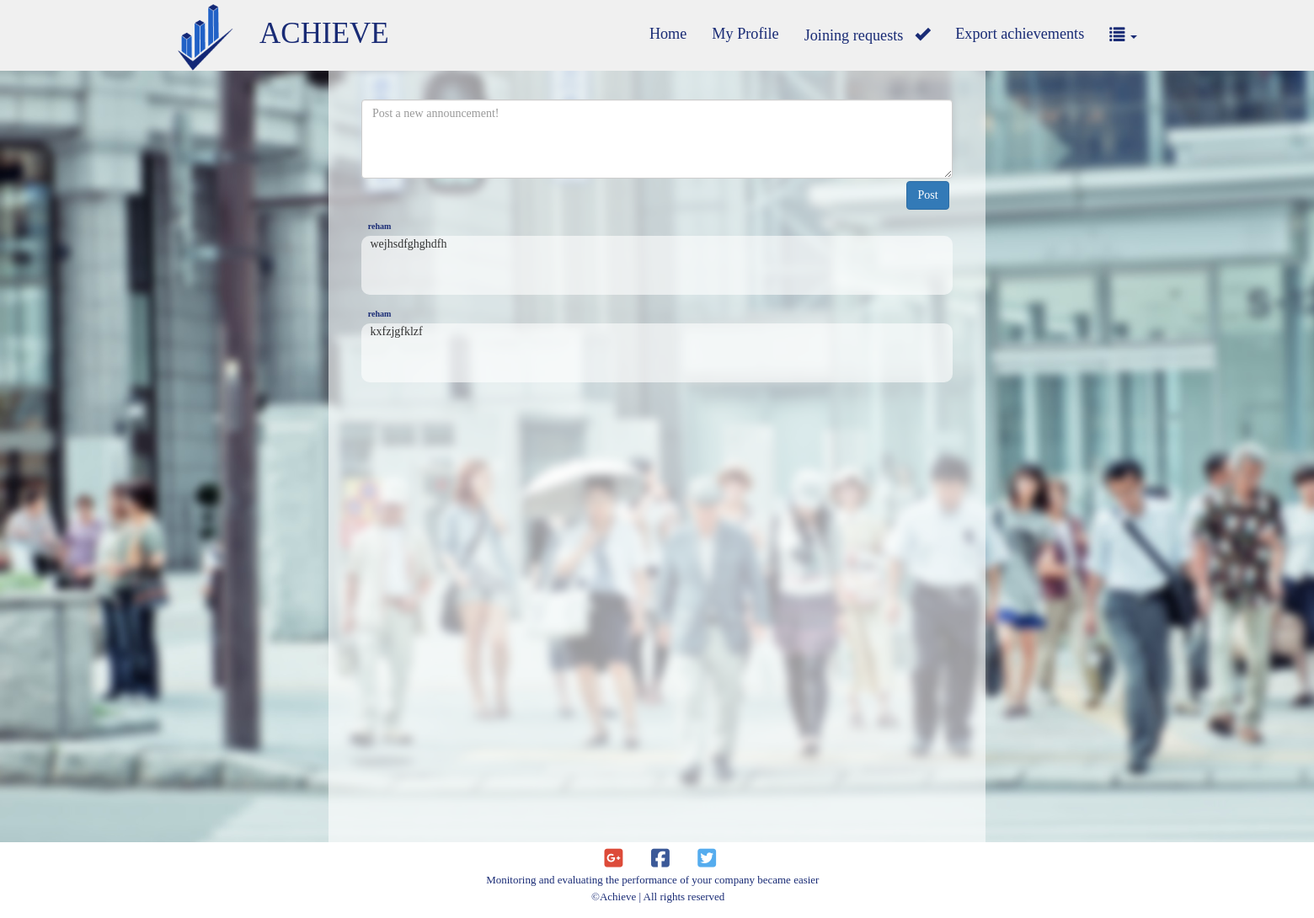
Page /Home.php on the committed database.
### tables this page shows
CREATE TABLE `post` (
  `PID` int(10) NOT NULL,
  `Text` text NOT NULL,
  `MID` int(10) NOT NULL
);

CREATE TABLE `manager` (
  `MID` int(10) NOT NULL,
  `firstname` varchar(20) NOT NULL,
  `country` varchar(20) NOT NULL,
  `password` varchar(20) NOT NULL,
  `DNO` int(20) NOT NULL,
  `email` varchar(50) NOT NULL,
  `type` int(11) DEFAULT NULL,
  `Mjobtitle` varchar(100) DEFAULT NULL,
  `Mimg` blob,
  `lastname` varchar(50) DEFAULT NULL,
  `gender` int(11) DEFAULT NULL
);

### GetAllPosts.php (the view, shortened to what this page needs)
<?php
$result=$conn->query("select p.Text, p.PID, p.MID,m.MID,m.firstname,m.lastname from post p,manager m where p.MID=m.MID order by PID DESC");
if ($result->num_rows>0)
{
    while ($row=$result->fetch_assoc())
    {
        echo '<div class="postowner">'.$row['firstname'].'&nbsp;'.$row['lastname']
        .'</div>';
        echo '<div class="onepost">&nbsp; &nbsp;'.$row['Text'].'</div><br>';
    }
}
?>

### CSS/Home.css (style rules this page uses)
* { margin: 0; padding: 0; font-family:Tahoma; }
body { overflow-x:hidden; background-image:url("y.jpg"); -webkit-background-size: cover; -moz-background-size: cover; -o-background-size: cover; background-size: cover; }
.onepost { width: 90%; background-color:rgba(255,255,255,0.6) ; margin: auto; height: 70px; border-radius: 10px; }
.postowner { font-size: 10px; font-weight: bold; position: relative; left: 6%; top:-4px; color: #192b75; }

### rows in the picture
post: MID.firstname "reham", Text "wejhsdfghghdfh"
post: MID.firstname "reham", Text "kxfzjgfklzf"
